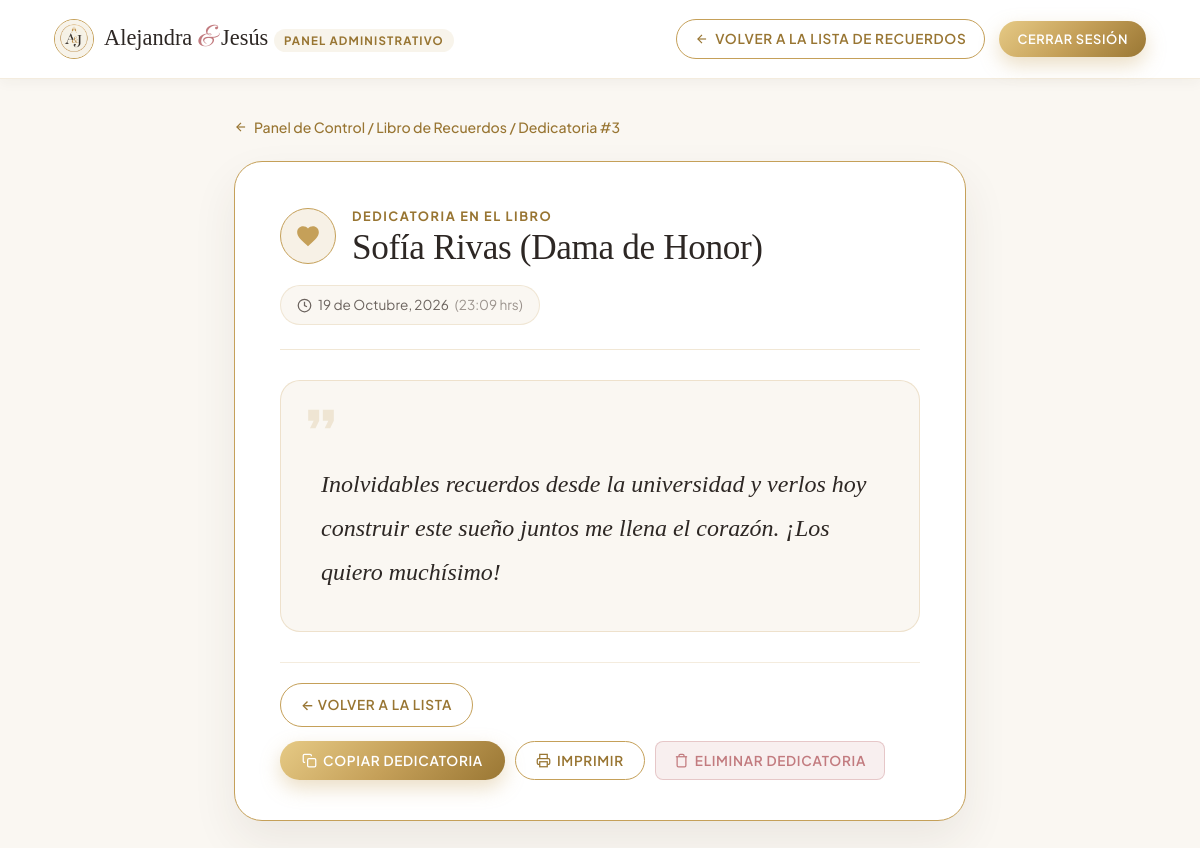
/admin.php?recuerdo_id=3 (signed in), run on the app's committed database.
### tables this page shows
CREATE TABLE IF NOT EXISTS `guestbook_messages` (
    `id` INT UNSIGNED AUTO_INCREMENT PRIMARY KEY,
    `author` VARCHAR(150) NOT NULL COMMENT 'De parte de (Nombre de quien firma)',
    `message` TEXT NOT NULL COMMENT 'Deseo, anécdota o recuerdo para los novios',
    `is_approved` TINYINT(1) NOT NULL DEFAULT 1 COMMENT '1 = Visible, 0 = Oculto',
    `created_at` TIMESTAMP DEFAULT CURRENT_TIMESTAMP,
    INDEX `idx_created_at` (`created_at` DESC)
);

### src/Repositories/GuestbookRepository.php (called while the page is built, shortened)
<?php
class GuestbookRepository
{
    private PDO $db;
    public function __construct(PDO $db)
    {
        $this->db = $db;
    }
    public function findById(int $id): ?GuestbookMessage
    {
        $sql = "SELECT id, author, message, is_approved, created_at
                FROM guestbook_messages
                WHERE id = :id LIMIT 1";
        $stmt = $this->db->prepare($sql);
        $stmt->execute([':id' => $id]);
        $row = $stmt->fetch();
        return new GuestbookMessage(
            $row['author'],
            $row['message'],
            (int)$row['id'],
            (bool)$row['is_approved'],
            $row['created_at']
        );
    }
    public function countApproved(): int
    {
        $sql = "SELECT COUNT(*) FROM guestbook_messages WHERE is_approved = 1";
        $stmt = $this->db->query($sql);
        return (int)$stmt->fetchColumn();
    }
}

### src/Services/GuestbookService.php (called while the page is built, shortened)
<?php
class GuestbookService
{
    private GuestbookRepository $repository;
    public function __construct(GuestbookRepository $repository)
    {
        $this->repository = $repository;
    }
    public function getTotalSignatures(): int
    {
        return $this->repository->countApproved();
    }
}

### src/Models/GuestbookMessage.php (called while the page is built, shortened)
<?php
class GuestbookMessage implements JsonSerializable
{
    private string $author;
    private string $message;
    private ?string $createdAt;
    public function __construct(
        string $author,
        string $message,
        ?int $id = null,
        bool $isApproved = true,
        ?string $createdAt = null
    ) {
        $this->author = trim($author);
        $this->message = trim($message);
        $this->createdAt = $createdAt;
    }
    public function getAuthor(): string
    {
        return $this->author;
    }
    public function getMessage(): string
    {
        return $this->message;
    }
    public function getCreatedAt(): ?string
    {
        return $this->createdAt;
    }
    public function getFormattedDate(): string
    {
        $timestamp = strtotime($this->createdAt);
        $meses = [
            1 => 'Enero', 2 => 'Febrero', 3 => 'Marzo', 4 => 'Abril',
            5 => 'Mayo', 6 => 'Junio', 7 => 'Julio', 8 => 'Agosto',
            9 => 'Septiembre', 10 => 'Octubre', 11 => 'Noviembre', 12 => 'Diciembre'
        ];
        $dia = date('j', $timestamp);
        $mes = $meses[(int)date('n', $timestamp)];
        $año = date('Y', $timestamp);
        return "{$dia} de {$mes}, {$año}";
    }
}

### public/admin.php (the view, shortened to what this page needs)
<?php
try {
    $db = Database::getConnection();
    $guestbookRepo = new GuestbookRepository($db);
    $guestbookService = new GuestbookService($guestbookRepo);
    $totalSignatures = $guestbookService->getTotalSignatures();
    $recuerdoId = null;
    if (isset($_GET['recuerdo_id'])) {
        $recuerdoId = (int)$_GET['recuerdo_id'];
    } elseif (preg_match('#/admin/recuerdo/(\d+)#', $_SERVER['REQUEST_URI'] ?? '', $matches)) {
        $recuerdoId = (int)$matches[1];
    }
    if ($recuerdoId !== null) {
        $singleMemory = $guestbookRepo->findById($recuerdoId);
        ?>
<!DOCTYPE html>
<html lang="es">
<head>
    <link rel="stylesheet" href="/assets/css/style.css">
</head>
<body class="admin-dashboard">
    <header class="admin-dashboard__nav">
        <div class="container admin-dashboard__nav-inner">
            <div class="admin-dashboard__nav-logo" style="display: flex; align-items: center; gap: 10px;">
                <img src="/assets/images/logo-aj.png" alt="A & J" style="height: 40px; width: 40px; border-radius: 50%; border: 1.5px solid #C5A059; object-fit: cover;">
                <div>
                    Alejandra <span>&</span> Jesús
                    <small>Panel Administrativo</small>
                </div>
            </div>
            <div class="admin-dashboard__nav-actions">
                <a href="/admin?tab=tab-libro" class="btn btn--outline" style="padding: 8px 18px; font-size: 0.85rem; display: inline-flex; align-items: center; gap: 6px;">
                    <svg width="14" height="14" viewBox="0 0 24 24" fill="none" stroke="currentColor" stroke-width="2">
                        <line x1="19" y1="12" x2="5" y2="12"></line>
                        <polyline points="12 19 5 12 12 5"></polyline>
                    </svg>
                    Volver a la Lista de Recuerdos
                </a>
                <a href="/admin/logout" class="btn btn--gold" style="padding: 8px 18px; font-size: 0.8rem;">
                    Cerrar Sesión
                </a>
            </div>
        </div>
    </header>
    <main class="container container--narrow" style="padding-top: 36px; padding-bottom: 60px;">
        <div style="margin-bottom: 20px;">
            <a href="/admin?tab=tab-libro" style="font-size: 0.88rem; color: #987532; display: inline-flex; align-items: center; gap: 6px; font-weight: 500;">
                <svg width="14" height="14" viewBox="0 0 24 24" fill="none" stroke="currentColor" stroke-width="2">
                    <line x1="19" y1="12" x2="5" y2="12"></line>
                    <polyline points="12 19 5 12 12 5"></polyline>
                </svg>
                Panel de Control / Libro de Recuerdos / Dedicatoria #<?= $recuerdoId ?>
            </a>
        </div>
        <?php if (!$singleMemory): ?>
            <div class="card" style="text-align: center; padding: 50px 20px; border: 1.5px dashed #C5A059; background: #FFFFFF; border-radius: 24px;">
                <h3 style="font-family: 'Cormorant Garamond', serif; font-size: 1.8rem; color: #8E4A49; margin-bottom: 10px;">Dedicatoria no encontrada</h3>
                <p style="color: #6B635E; margin-bottom: 24px;">El mensaje que intentas consultar no existe o ha sido eliminado.</p>
                <a href="/admin?tab=tab-libro" class="btn btn--gold">Volver a la Lista de Recuerdos</a>
            </div>
        <?php else: ?>
            <div class="admin-single-view__card" style="background: #FFFFFF; border-radius: 28px; border: 1.5px solid #C5A059; padding: 40px 45px; box-shadow: 0 20px 45px rgba(60, 48, 38, 0.08); position: relative;">
                <div style="display: flex; align-items: center; justify-content: space-between; border-bottom: 1px solid rgba(197, 160, 89, 0.25); padding-bottom: 24px; margin-bottom: 30px; flex-wrap: wrap; gap: 16px;">
                    <div style="display: flex; align-items: center; gap: 16px;">
                        <div style="width: 56px; height: 56px; border-radius: 50%; background: rgba(197, 160, 89, 0.15); border: 1.5px solid #C5A059; display: flex; align-items: center; justify-content: center; flex-shrink: 0;">
                            <svg width="26" height="26" viewBox="0 0 24 24" fill="#C5A059">
                                <path d="M12 21.35l-1.45-1.32C5.4 15.36 2 12.28 2 8.5 2 5.42 4.42 3 7.5 3c1.74 0 3.41.81 4.5 2.09C13.09 3.81 14.76 3 16.5 3 19.58 3 22 5.42 22 8.5c0 3.78-3.4 6.86-8.55 11.54L12 21.35z"/>
                            </svg>
                        </div>
                        <div>
                            <span style="font-size: 0.8rem; font-weight: 700; text-transform: uppercase; letter-spacing: 0.12em; color: #987532;">Dedicatoria en el Libro</span>
                            <h1 style="font-family: 'Cormorant Garamond', serif; font-size: 2.2rem; color: #2D2724; margin: 0; line-height: 1.2;">
                                <?= htmlspecialchars($singleMemory->getAuthor()) ?>
                            </h1>
                        </div>
                    </div>
                    <div style="font-size: 0.85rem; color: #6B635E; display: flex; align-items: center; gap: 6px; background: #FAF7F2; padding: 8px 16px; border-radius: 20px; border: 1px solid rgba(197, 160, 89, 0.2);">
                        <svg width="15" height="15" viewBox="0 0 24 24" fill="none" stroke="currentColor" stroke-width="2">
                            <circle cx="12" cy="12" r="10"></circle>
                            <polyline points="12 6 12 12 16 14"></polyline>
                        </svg>
                        <?= htmlspecialchars($singleMemory->getFormattedDate()) ?>
                        <span style="color: #9B938D;">(<?= date('H:i', strtotime($singleMemory->getCreatedAt() ?? 'now')) ?> hrs)</span>
                    </div>
                </div>
                <div style="position: relative; padding: 36px 40px; background: #FAF7F2; border-radius: 20px; border: 1px solid rgba(197, 160, 89, 0.25); margin-bottom: 30px;">
                    <svg width="44" height="44" viewBox="0 0 24 24" fill="rgba(197, 160, 89, 0.2)" style="position: absolute; top: 16px; left: 18px;">
                        <path d="M6 17h3l2-4V7H5v6h3zm8 0h3l2-4V7h-6v6h3z"/>
                    </svg>
                    <div id="memory-full-text" style="font-family: 'Cormorant Garamond', serif; font-size: 1.5rem; line-height: 1.85; color: #2D2724; font-style: italic; position: relative; z-index: 1; white-space: pre-wrap; word-break: break-word;">
<?= htmlspecialchars($singleMemory->getMessage()) ?>
                    </div>
                </div>
                <div class="admin-single-view__actions" style="display: flex; align-items: center; justify-content: space-between; flex-wrap: wrap; gap: 14px; padding-top: 20px; border-top: 1px solid rgba(197, 160, 89, 0.2);">
                    <a href="/admin?tab=tab-libro" class="btn btn--outline" style="padding: 10px 20px; font-size: 0.85rem;">
                        ← Volver a la Lista
                    </a>
                    <div style="display: flex; gap: 10px; flex-wrap: wrap;">
                        <button type="button" onclick="copyFullMemory()" id="btn-copy-memory" class="btn btn--gold" style="padding: 10px 22px; font-size: 0.85rem; display: inline-flex; align-items: center; gap: 6px;">
                            <svg width="15" height="15" viewBox="0 0 24 24" fill="none" stroke="currentColor" stroke-width="2">
                                <rect x="9" y="9" width="13" height="13" rx="2" ry="2"></rect>
                                <path d="M5 15H4a2 2 0 0 1-2-2V4a2 2 0 0 1 2-2h9a2 2 0 0 1 2 2v1"></path>
                            </svg>
                            Copiar Dedicatoria
                        </button>
                        <button type="button" onclick="window.print()" class="btn btn--outline" style="padding: 10px 20px; font-size: 0.85rem; display: inline-flex; align-items: center; gap: 6px;">
                            <svg width="15" height="15" viewBox="0 0 24 24" fill="none" stroke="currentColor" stroke-width="2">
                                <polyline points="6 9 6 2 18 2 18 9"></polyline>
                                <path d="M6 18H4a2 2 0 0 1-2-2v-5a2 2 0 0 1 2-2h16a2 2 0 0 1 2 2v5a2 2 0 0 1-2 2h-2"></path>
                                <rect x="6" y="14" width="12" height="8"></rect>
                            </svg>
                            Imprimir
                        </button>
                        <form method="POST" action="/admin" onsubmit="return confirm('¿Confirmas que deseas eliminar esta dedicatoria permanentemente? Esta acción no se puede deshacer.');" style="display: inline; margin: 0;">
                            <button type="submit" class="btn" style="background: rgba(194, 123, 127, 0.12); color: #C27B7F; border: 1px solid rgba(194, 123, 127, 0.35); padding: 10px 18px; font-size: 0.85rem; border-radius: 8px; cursor: pointer; display: inline-flex; align-items: center; gap: 6px;">
                                <svg width="15" height="15" viewBox="0 0 24 24" fill="none" stroke="currentColor" stroke-width="2">
                                    <polyline points="3 6 5 6 21 6"></polyline>
                                    <path d="M19 6v14a2 2 0 0 1-2 2H7a2 2 0 0 1-2-2V6m3 0V4a2 2 0 0 1 2-2h4a2 2 0 0 1 2 2v2"></path>
                                </svg>
                                Eliminar Dedicatoria
                            </button>
                        </form>
                    </div>
                </div>
            </div>
        <?php endif; ?>
    </main>
</body>
</html>
<?php
        exit;
    }
} catch (\Throwable $e) {
    die("Error al consultar la base de datos de HostGator: " . $e->getMessage());
}
?>

### public/assets/css/style.css (style rules this page uses)
*, *::before, *::after { box-sizing: border-box; margin: 0; padding: 0; }
html { scroll-behavior: smooth; font-size: 16px; }
body { background-color: #FAF7F2; color: #2D2724; font-family: "Plus Jakarta Sans", -apple-system, BlinkMacSystemFont, "Segoe UI", Roboto, sans-serif; font-weight: 400; line-height: 1.6; overflow-x: hidden; position: relative; background-image: radial-gradient(circle at 10% 20%, rgba(197, 160, 89, 0.03) 0%, transparent 40%), radial-gradient(circle at 90% 80%, rgba(194, 123, 127, 0.03) 0%, transparent 40%); }
.container { width: 100%; max-width: 1140px; margin: 0 auto; padding: 0 24px; }
.container--narrow { max-width: 780px; }
h1, h2, h3, h4, .font-serif { font-family: "Cormorant Garamond", "Playfair Display", Georgia, serif; font-weight: 500; line-height: 1.25; letter-spacing: -0.01em; }
a { color: inherit; text-decoration: none; transition: all 0.2s ease; }
.btn { display: inline-flex; align-items: center; justify-content: center; gap: 10px; padding: 14px 32px; font-family: "Plus Jakarta Sans", -apple-system, BlinkMacSystemFont, "Segoe UI", Roboto, sans-serif; font-size: 0.95rem; font-weight: 600; letter-spacing: 0.05em; text-transform: uppercase; text-decoration: none; border-radius: 9999px; cursor: pointer; transition: all 0.35s cubic-bezier(0.4, 0, 0.2, 1); border: none; outline: none; }
.btn--gold { background: linear-gradient(135deg, #E6CA85 0%, #C5A059 50%, #9A7734 100%); color: #FFFFFF; box-shadow: 0 8px 20px rgba(197, 160, 89, 0.35); }
.btn--outline { background: transparent; color: #987532; border: 1px solid #C5A059; }
.admin-dashboard { min-height: 100vh; background: #FAF7F2; padding-bottom: 80px; }
.admin-dashboard__nav { background: #FFFFFF; border-bottom: 1px solid rgba(197, 160, 89, 0.2); padding: 16px 0; box-shadow: 0 4px 12px rgba(45, 39, 36, 0.04); position: sticky; top: 0; z-index: 50; }
.admin-dashboard__nav-inner { display: flex; align-items: center; justify-content: space-between; }
.admin-dashboard__nav-logo { font-family: "Cormorant Garamond", "Playfair Display", Georgia, serif; font-size: 1.4rem; color: #2D2724; display: flex; align-items: center; gap: 10px; }
.admin-dashboard__nav-logo span { font-family: "Great Vibes", cursive; color: #C27B7F; font-size: 1.8rem; }
.admin-dashboard__nav-logo small { font-family: "Plus Jakarta Sans", -apple-system, BlinkMacSystemFont, "Segoe UI", Roboto, sans-serif; font-size: 0.72rem; font-weight: 700; letter-spacing: 0.1em; text-transform: uppercase; background: rgba(197, 160, 89, 0.12); color: #987532; padding: 4px 10px; border-radius: 9999px; }
.admin-dashboard__nav-actions { display: flex; align-items: center; gap: 14px; }

### data on the page
guestbook_messages: author "Sofía Rivas (Dama de Honor)", created_at "19 de Octubre, 2026", created_at "23:09", message "Inolvidables recuerdos desde la universidad y verlos hoy construir este sueño juntos me llena el corazón. ¡Los quiero muchísimo!"

### other printed values
$recuerdoId "3"
